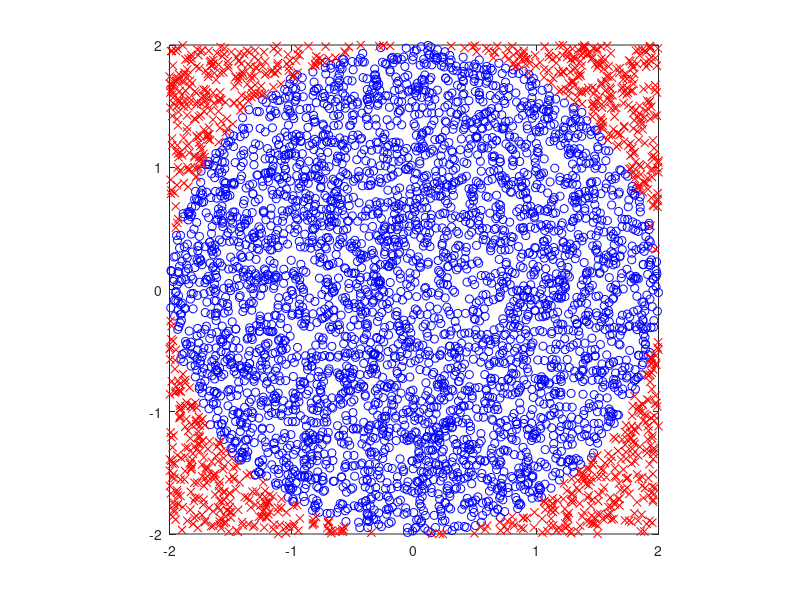

MATLAB code to generate this figure:
% mcpi.m
% Demo of monte carlo integration for estimating pi

r=2;
S=5000;
xs = unifrnd(-r,r,S,1);
ys = unifrnd(-r,r,S,1);
rs = xs.^2 + ys.^2;
inside = (rs <= r^2);
samples = 4*(r^2)*inside;
Ihat = mean(samples)
piHat = Ihat/(r^2)
se = sqrt(var(samples)/S)

figure(1);clf
outside = ~inside;
plot(xs(inside), ys(inside), 'bo');
hold on
plot(xs(outside), ys(outside), 'rx');
axis square
print(gcf,'-depsc','C:/kmurphy/figures/other/mc_pi.eps')
